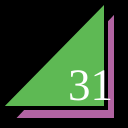
Frame 1 (no input)
Frame 60 (no input): identical to frame 1, image omitted
Frame 120 (the mouse pressed at the canvas centre since frame 60): identical to frame 1, image omitted

The p5.js sketch that drew this single still picture (run headless with seeded random() and noise() and a simulated clock; from frame 60 on, the mouse is pressed at the canvas centre):

// p5.js sketch
// ── sketch.js
function setup() {
  createCanvas(128,128);
}

function draw() {
  background(0);
  strokeWeight(4);
  fill(178, 100, 162);
  triangle(12,120,116,120,116,10);
  fill(94, 185, 84);
  triangle(0,108,106,108,106,0);
  fill(255);
  textSize(45);
  textFont("serif");
  text("31", 68, 100);
}
